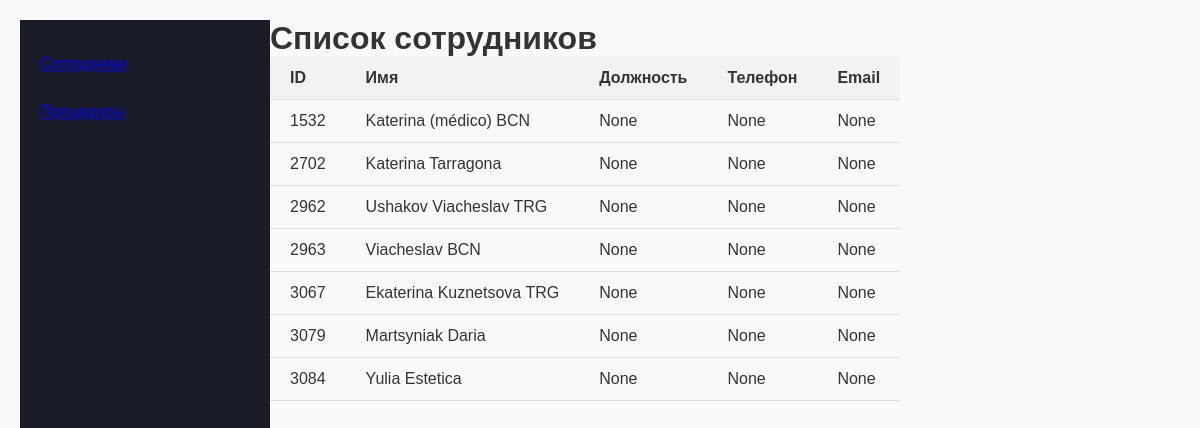
The page /employees on the database its author committed.
### models/employee.py (models this page shows)
class Employee(db.Model):
    __tablename__ = 'employees'
    id = db.Column(db.Integer, primary_key=True)
    name = db.Column(db.String(100), nullable=False)
    position = db.Column(db.String(100), nullable=True)
    phone = db.Column(db.String(20), nullable=True)
    email = db.Column(db.String(100), nullable=True)
    procedures = db.relationship('Procedure', secondary=employee_procedures, backref='employees')

### app.py (the view)
    @app.route("/employees")
    def employees():
        employees = Employee.query.all()
        return render_template("employees.html", employees=employees)

### templates/employees.html (shortened to what this page needs)
<!DOCTYPE html>
<html lang="ru">
<head>
    <link rel="stylesheet" href="{{ url_for('static', filename='css/style.css') }}">
</head>
<body>
    <aside class="sidebar">
        <ul class="sidebar-menu">
            <li><a href="{{ url_for('employees') }}">Сотрудники</a></li>
            <li><a href="{{ url_for('procedures') }}">Процедуры</a></li>
        </ul>
    </aside>
    <main>
        <h1>Список сотрудников</h1>
        <table>
            <thead>
                <tr>
                    <th>ID</th>
                    <th>Имя</th>
                    <th>Должность</th>
                    <th>Телефон</th>
                    <th>Email</th>
                </tr>
            </thead>
            <tbody>
                {% for employee in employees %}
                <tr>
                    <td>{{ employee.id }}</td>
                    <td>{{ employee.name }}</td>
                    <td>{{ employee.position }}</td>
                    <td>{{ employee.phone }}</td>
                    <td>{{ employee.email }}</td>
                </tr>
                {% endfor %}
            </tbody>
        </table>
    </main>
</body>
</html>

### static/css/style.css (style rules this page uses)
* { margin: 0; padding: 0; box-sizing: border-box; }
body { font-family: Arial, sans-serif; background-color: #f5f5f5; color: #333; display: flex; height: 100vh; }
.sidebar { width: 250px; background-color: #1a1d28; color: #fff; display: flex; flex-direction: column; padding-top: 20px; height: 100vh; }
.sidebar-menu { list-style: none; padding: 0; flex-grow: 1; }
.sidebar-menu li { padding: 15px 20px; cursor: pointer; }
table { width: 100%; border-collapse: collapse; }
th, td { padding: 12px 20px; text-align: left; border-bottom: 1px solid #ddd; }
th { font-weight: bold; background-color: #f2f2f2; }
td { white-space: nowrap; }
body { font-family: Arial, sans-serif; margin: 0; padding: 20px; background-color: #f9f9f9; }
h1 { color: #333; }

### rows shown on the page
Employee: id "1532", name "Katerina (médico) BCN", position "None", phone "None", email "None"
Employee: id "2702", name "Katerina Tarragona", position "None", phone "None", email "None"
Employee: id "2962", name "Ushakov Viacheslav TRG", position "None", phone "None", email "None"
Employee: id "2963", name "Viacheslav BCN", position "None", phone "None", email "None"
Employee: id "3067", name "Ekaterina Kuznetsova TRG", position "None", phone "None", email "None"
Employee: id "3079", name "Martsyniak Daria", position "None", phone "None", email "None"
Employee: id "3084", name "Yulia Estetica", position "None", phone "None", email "None"
